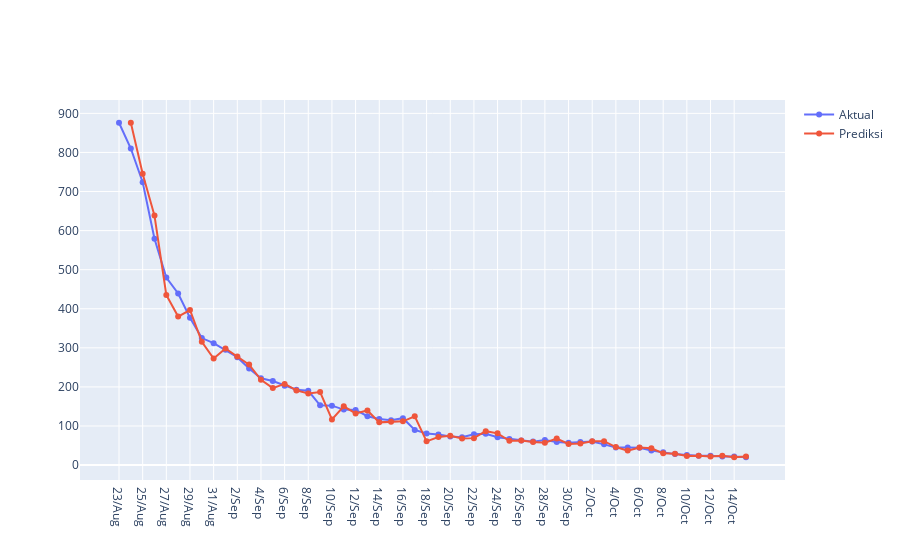

The notebook cell saved with this chart:
### Code cell
fig2 = go.Figure()
fig2.add_trace(go.Scatter(x=des['waktu'].iloc[:54], y=des['Xt'].iloc[:54],mode='lines+markers',name='Aktual'))
fig2.add_trace(go.Scatter(x=des['waktu'].iloc[:54], y=des['Ft+m'].iloc[:54],mode='lines+markers',name='Prediksi'))
fig2.show()

### Figure 1 — Plotly figure (JSON) as saved in the notebook; plotly's stock layout.template omitted (floating-point values rounded to 4 significant figures)
{"data": [{"mode": "lines+markers", "name": "Aktual", "type": "scatter", "x": ["23/Aug", "24/Aug", "25/Aug", "26/Aug", "27/Aug", "28/Aug", "29/Aug", "30/Aug", "31/Aug", "1/Sep", "2/Sep", "3/Sep", "4/Sep", "5/Sep", "6/Sep", "7/Sep", "8/Sep", "9/Sep", "10/Sep", "11/Sep", "12/Sep", "13/Sep", "14/Sep", "15/Sep", "16/Sep", "17/Sep", "18/Sep", "19/Sep", "20/Sep", "21/Sep", "22/Sep", "23/Sep", "24/Sep", "25/Sep", "26/Sep", "27/Sep", "28/Sep", "29/Sep", "30/Sep", "1/Oct", "2/Oct", "3/Oct", "4/Oct", "5/Oct", "6/Oct", "7/Oct", "8/Oct", "9/Oct", "10/Oct", "11/Oct", "12/Oct", "13/Oct", "14/Oct", "15/Oct"], "y": [876, 810, 724, 579, 480, 439, 377, 325, 312, 295, 276, 247, 222, 215, 203, 193, 190, 153, 152, 142, 141, 125, 118, 115, 120, 90, 81, 78, 73, 71, 79, 80, 71, 67, 63, 60, 64, 59, 57, 59, 60, 53, 45, 45, 44, 37, 33, 28, 26, 24, 24, 22, 22, 20]}, {"mode": "lines+markers", "name": "Prediksi", "type": "scatter", "x": ["23/Aug", "24/Aug", "25/Aug", "26/Aug", "27/Aug", "28/Aug", "29/Aug", "30/Aug", "31/Aug", "1/Sep", "2/Sep", "3/Sep", "4/Sep", "5/Sep", "6/Sep", "7/Sep", "8/Sep", "9/Sep", "10/Sep", "11/Sep", "12/Sep", "13/Sep", "14/Sep", "15/Sep", "16/Sep", "17/Sep", "18/Sep", "19/Sep", "20/Sep", "21/Sep", "22/Sep", "23/Sep", "24/Sep", "25/Sep", "26/Sep", "27/Sep", "28/Sep", "29/Sep", "30/Sep", "1/Oct", "2/Oct", "3/Oct", "4/Oct", "5/Oct", "6/Oct", "7/Oct", "8/Oct", "9/Oct", "10/Oct", "11/Oct", "12/Oct", "13/Oct", "14/Oct", "15/Oct"], "y": ["", 876, 745.3, 638.4, 435.2, 380.1, 396.8, 315.4, 272.8, 298.2, 278.1, 257.0, 218.2, 196.9, 207.6, 191.1, 183.0, 186.9, 116.7, 150.3, 132.2, 139.8, 109.3, 110.8, 111.9, 124.8, 60.7, 71.59, 74.87, 68.04, 68.94, 86.8, 81.14, 62.2, 62.9, 59.0, 56.98, 67.86, 54.18, 54.94, 60.92, 61.02, 46.16, 37.02, 44.84, 43.02, 30.12, 28.94, 23.02, 23.94, 22.0, 23.96, 20.04, 21.96]}], "layout": {}}
